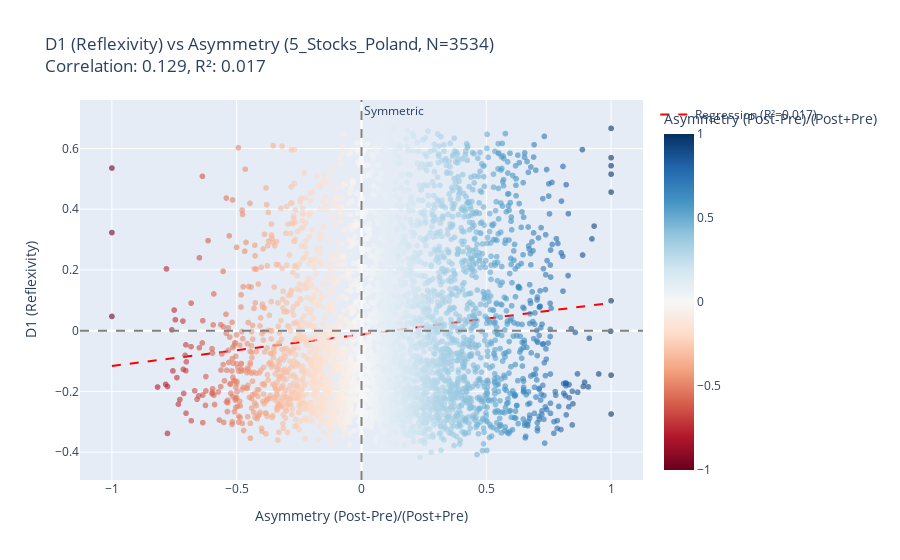
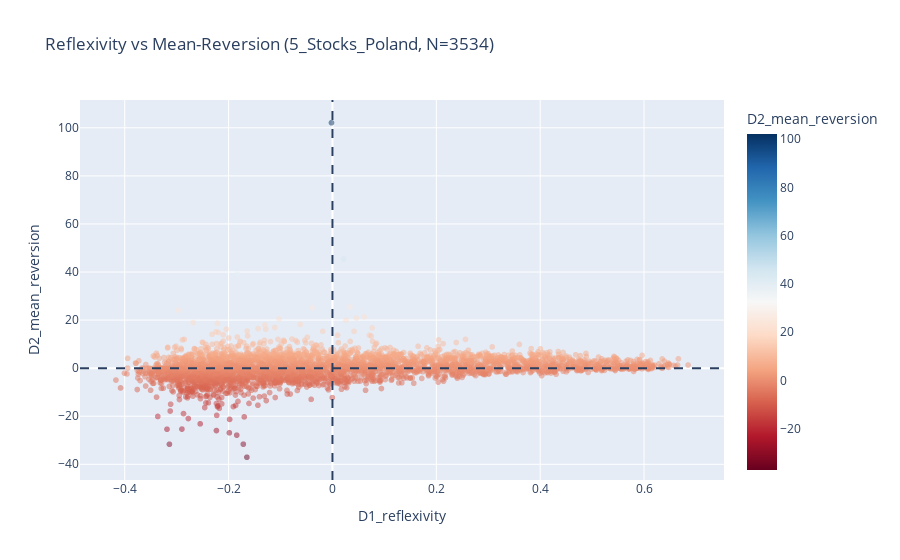
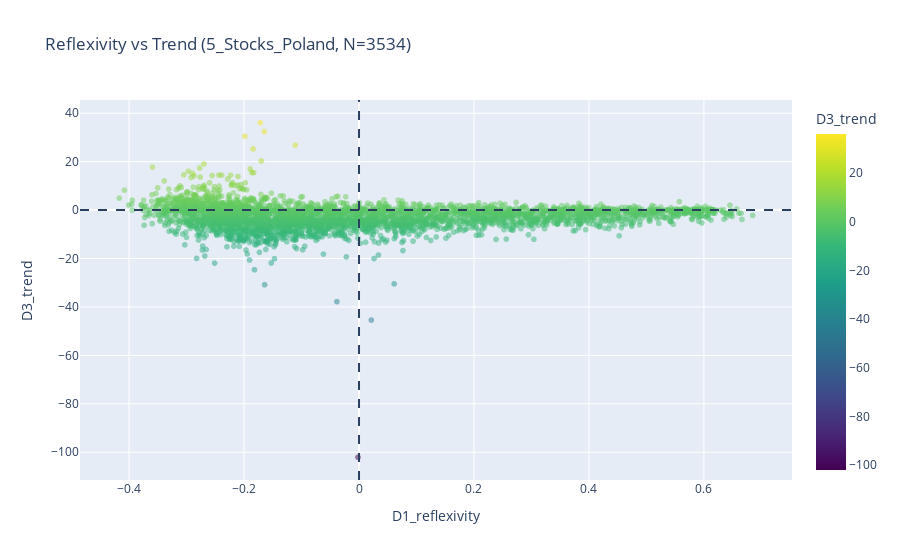
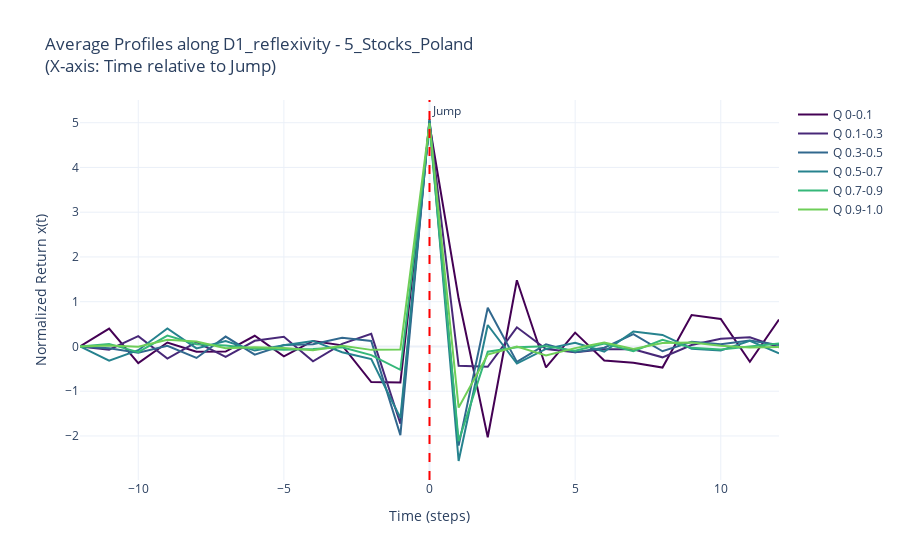

Write notebook code for charts like these, in order.
### Code cell
if __name__ == "__main__":
    main()

### Figure 1 — Plotly figure (JSON) as saved in the notebook; plotly's stock layout.template omitted (floating-point values rounded to 4 significant figures; data arrays with more than 128 entries replaced by an {"elided": "..."} marker saying what was removed)
{"data": [{"customdata": {"elided": "3534x2 str values"}, "hovertemplate": "Asymmetry (Post-Pre)/(Post+Pre)=%{marker.color}<br>D1 (Reflexivity)=%{y}<br>ticker=%{customdata[0]}<br>timestamp=%{customdata[1]}<extra></extra>", "legendgroup": "", "marker": {"color": {"elided": "3534 float values"}, "coloraxis": "coloraxis", "opacity": 0.6, "symbol": "circle"}, "mode": "markers", "name": "", "showlegend": false, "type": "scattergl", "x": {"elided": "3534 float values"}, "xaxis": "x", "y": {"elided": "3534 float values"}, "yaxis": "y"}, {"line": {"color": "red", "dash": "dash", "width": 2}, "mode": "lines", "name": "Regression (R²=0.017)", "type": "scatter", "x": [-1.0, -0.9798, -0.9596, -0.9394, -0.9192, -0.899, -0.8788, -0.8586, -0.8384, -0.8182, -0.798, -0.7778, -0.7576, -0.7374, -0.7172, -0.697, -0.6768, -0.6566, -0.6364, -0.6162, -0.596, -0.5758, -0.5556, -0.5354, -0.5152, -0.4949, -0.4747, -0.4545, -0.4343, -0.4141, -0.3939, -0.3737, -0.3535, -0.3333, -0.3131, -0.2929, -0.2727, -0.2525, -0.2323, -0.2121, -0.1919, -0.1717, -0.1515, -0.1313, -0.1111, -0.09091, -0.07071, -0.05051, -0.0303, -0.0101, 0.0101, 0.0303, 0.05051, 0.07071, 0.09091, 0.1111, 0.1313, 0.1515, 0.1717, 0.1919, 0.2121, 0.2323, 0.2525, 0.2727, 0.2929, 0.3131, 0.3333, 0.3535, 0.3737, 0.3939, 0.4141, 0.4343, 0.4545, 0.4747, 0.4949, 0.5152, 0.5354, 0.5556, 0.5758, 0.596, 0.6162, 0.6364, 0.6566, 0.6768, 0.697, 0.7172, 0.7374, 0.7576, 0.7778, 0.798, 0.8182, 0.8384, 0.8586, 0.8788, 0.899, 0.9192, 0.9394, 0.9596, 0.9798, 1.0], "y": [-0.1163, -0.1142, -0.1121, -0.11, -0.1079, -0.1058, -0.1037, -0.1017, -0.09955, -0.09745, -0.09535, -0.09326, -0.09116, -0.08906, -0.08696, -0.08486, -0.08276, -0.08066, -0.07856, -0.07646, -0.07436, -0.07227, -0.07017, -0.06807, -0.06597, -0.06387, -0.06177, -0.05967, -0.05757, -0.05547, -0.05338, -0.05128, -0.04918, -0.04708, -0.04498, -0.04288, -0.04078, -0.03868, -0.03658, -0.03449, -0.03239, -0.03029, -0.02819, -0.02609, -0.02399, -0.02189, -0.01979, -0.01769, -0.0156, -0.0135, -0.0114, -0.009298, -0.0072, -0.005101, -0.003002, -0.0009028, 0.001196, 0.003295, 0.005394, 0.007493, 0.009592, 0.01169, 0.01379, 0.01589, 0.01799, 0.02009, 0.02219, 0.02428, 0.02638, 0.02848, 0.03058, 0.03268, 0.03478, 0.03688, 0.03898, 0.04108, 0.04317, 0.04527, 0.04737, 0.04947, 0.05157, 0.05367, 0.05577, 0.05787, 0.05997, 0.06206, 0.06416, 0.06626, 0.06836, 0.07046, 0.07256, 0.07466, 0.07676, 0.07886, 0.08096, 0.08305, 0.08515, 0.08725, 0.08935, 0.09145]}], "layout": {"annotations": [{"showarrow": false, "text": "Symmetric", "x": 0, "xanchor": "left", "xref": "x", "y": 1, "yanchor": "top", "yref": "y domain"}], "coloraxis": {"colorbar": {"title": {"text": "Asymmetry (Post-Pre)/(Post+Pre)"}}, "colorscale": [[0, "rgb(103,0,31)"], [0.1, "rgb(178,24,43)"], [0.2, "rgb(214,96,77)"], [0.3, "rgb(244,165,130)"], [0.4, "rgb(253,219,199)"], [0.5, "rgb(247,247,247)"], [0.6, "rgb(209,229,240)"], [0.7, "rgb(146,197,222)"], [0.8, "rgb(67,147,195)"], [0.9, "rgb(33,102,172)"], [1, "rgb(5,48,97)"]]}, "legend": {"tracegroupgap": 0}, "shapes": [{"line": {"color": "gray", "dash": "dash"}, "type": "line", "x0": 0, "x1": 0, "xref": "x", "y0": 0, "y1": 1, "yref": "y domain"}, {"line": {"color": "gray", "dash": "dash"}, "type": "line", "x0": 0, "x1": 1, "xref": "x domain", "y0": 0, "y1": 0, "yref": "y"}], "title": {"text": "D1 (Reflexivity) vs Asymmetry (5_Stocks_Poland, N=3534)<br>Correlation: 0.129, R²: 0.017"}, "xaxis": {"anchor": "y", "domain": [0, 1], "title": {"text": "Asymmetry (Post-Pre)/(Post+Pre)"}}, "yaxis": {"anchor": "x", "domain": [0, 1], "title": {"text": "D1 (Reflexivity)"}}}}

### Figure 2 — Plotly figure (JSON) as saved in the notebook; plotly's stock layout.template omitted (floating-point values rounded to 4 significant figures; data arrays with more than 128 entries replaced by an {"elided": "..."} marker saying what was removed)
{"data": [{"customdata": {"elided": "3534x2 str values"}, "hovertemplate": "D1_reflexivity=%{x}<br>D2_mean_reversion=%{marker.color}<br>ticker=%{customdata[0]}<br>timestamp=%{customdata[1]}<extra></extra>", "legendgroup": "", "marker": {"color": {"elided": "3534 float values"}, "coloraxis": "coloraxis", "opacity": 0.5, "symbol": "circle"}, "mode": "markers", "name": "", "showlegend": false, "type": "scattergl", "x": {"elided": "3534 float values"}, "xaxis": "x", "y": {"elided": "3534 float values"}, "yaxis": "y"}], "layout": {"coloraxis": {"colorbar": {"title": {"text": "D2_mean_reversion"}}, "colorscale": [[0, "rgb(103,0,31)"], [0.1, "rgb(178,24,43)"], [0.2, "rgb(214,96,77)"], [0.3, "rgb(244,165,130)"], [0.4, "rgb(253,219,199)"], [0.5, "rgb(247,247,247)"], [0.6, "rgb(209,229,240)"], [0.7, "rgb(146,197,222)"], [0.8, "rgb(67,147,195)"], [0.9, "rgb(33,102,172)"], [1, "rgb(5,48,97)"]]}, "legend": {"tracegroupgap": 0}, "shapes": [{"line": {"dash": "dash"}, "type": "line", "x0": 0, "x1": 0, "xref": "x", "y0": 0, "y1": 1, "yref": "y domain"}, {"line": {"dash": "dash"}, "type": "line", "x0": 0, "x1": 1, "xref": "x domain", "y0": 0, "y1": 0, "yref": "y"}], "title": {"text": "Reflexivity vs Mean-Reversion (5_Stocks_Poland, N=3534)"}, "xaxis": {"anchor": "y", "domain": [0, 1], "title": {"text": "D1_reflexivity"}}, "yaxis": {"anchor": "x", "domain": [0, 1], "title": {"text": "D2_mean_reversion"}}}}

### Figure 3 — Plotly figure (JSON) as saved in the notebook; plotly's stock layout.template omitted (floating-point values rounded to 4 significant figures; data arrays with more than 128 entries replaced by an {"elided": "..."} marker saying what was removed)
{"data": [{"customdata": {"elided": "3534x2 str values"}, "hovertemplate": "D1_reflexivity=%{x}<br>D3_trend=%{marker.color}<br>ticker=%{customdata[0]}<br>timestamp=%{customdata[1]}<extra></extra>", "legendgroup": "", "marker": {"color": {"elided": "3534 float values"}, "coloraxis": "coloraxis", "opacity": 0.5, "symbol": "circle"}, "mode": "markers", "name": "", "showlegend": false, "type": "scattergl", "x": {"elided": "3534 float values"}, "xaxis": "x", "y": {"elided": "3534 float values"}, "yaxis": "y"}], "layout": {"coloraxis": {"colorbar": {"title": {"text": "D3_trend"}}, "colorscale": [[0, "#440154"], [0.1111, "#482878"], [0.2222, "#3e4989"], [0.3333, "#31688e"], [0.4444, "#26828e"], [0.5556, "#1f9e89"], [0.6667, "#35b779"], [0.7778, "#6ece58"], [0.8889, "#b5de2b"], [1, "#fde725"]]}, "legend": {"tracegroupgap": 0}, "shapes": [{"line": {"dash": "dash"}, "type": "line", "x0": 0, "x1": 0, "xref": "x", "y0": 0, "y1": 1, "yref": "y domain"}, {"line": {"dash": "dash"}, "type": "line", "x0": 0, "x1": 1, "xref": "x domain", "y0": 0, "y1": 0, "yref": "y"}], "title": {"text": "Reflexivity vs Trend (5_Stocks_Poland, N=3534)"}, "xaxis": {"anchor": "y", "domain": [0, 1], "title": {"text": "D1_reflexivity"}}, "yaxis": {"anchor": "x", "domain": [0, 1], "title": {"text": "D3_trend"}}}}

### Figure 4 — Plotly figure (JSON) as saved in the notebook; plotly's stock layout.template omitted (floating-point values rounded to 4 significant figures)
{"data": [{"line": {"color": "#440154", "width": 2}, "mode": "lines", "name": "Q 0-0.1", "type": "scatter", "x": [-12, -11, -10, -9, -8, -7, -6, -5, -4, -3, -2, -1, 0, 1, 2, 3, 4, 5, 6, 7, 8, 9, 10, 11, 12], "y": [0.0, 0.399, -0.3737, 0.08707, -0.1192, -0.114, 0.2391, -0.2203, 0.1226, 0.02475, -0.7954, -0.8065, 4.954, 1.07, -2.03, 1.48, -0.4696, 0.3092, -0.3119, -0.3625, -0.4715, 0.7017, 0.6159, -0.3428, 0.5999]}, {"line": {"color": "#482878", "width": 2}, "mode": "lines", "name": "Q 0.1-0.3", "type": "scatter", "x": [-12, -11, -10, -9, -8, -7, -6, -5, -4, -3, -2, -1, 0, 1, 2, 3, 4, 5, 6, 7, 8, 9, 10, 11, 12], "y": [0.0, -0.07134, 0.2313, -0.2706, 0.09468, -0.2318, 0.1255, 0.2154, -0.3316, 0.05909, 0.2822, -1.728, 5.032, -0.4326, -0.455, 0.4279, -0.05797, -0.1276, -0.06255, -0.06282, -0.243, 0.0314, 0.1704, 0.2048, -0.0184]}, {"line": {"color": "#31688e", "width": 2}, "mode": "lines", "name": "Q 0.3-0.5", "type": "scatter", "x": [-12, -11, -10, -9, -8, -7, -6, -5, -4, -3, -2, -1, 0, 1, 2, 3, 4, 5, 6, 7, 8, 9, 10, 11, 12], "y": [0.0, -0.04152, -0.1386, 0.01479, -0.2572, 0.2206, -0.1816, 0.03024, 0.05105, 0.1933, 0.1229, -1.982, 5.083, -2.217, 0.8653, -0.3463, 0.04706, -0.1271, -0.02944, 0.2746, -0.1072, 0.1046, 0.04791, 0.1354, 0.03427]}, {"line": {"color": "#26828e", "width": 2}, "mode": "lines", "name": "Q 0.5-0.7", "type": "scatter", "x": [-12, -11, -10, -9, -8, -7, -6, -5, -4, -3, -2, -1, 0, 1, 2, 3, 4, 5, 6, 7, 8, 9, 10, 11, 12], "y": [0.0, -0.3154, -0.08395, 0.4026, -0.04241, 0.1218, -0.09224, 0.02475, 0.1237, -0.1299, -0.2835, -1.599, 5.05, -2.56, 0.4798, -0.3828, -0.05531, 0.08108, -0.1141, 0.3345, 0.2583, -0.05035, -0.09157, 0.1281, -0.1564]}, {"line": {"color": "#35b779", "width": 2}, "mode": "lines", "name": "Q 0.7-0.9", "type": "scatter", "x": [-12, -11, -10, -9, -8, -7, -6, -5, -4, -3, -2, -1, 0, 1, 2, 3, 4, 5, 6, 7, 8, 9, 10, 11, 12], "y": [0.0, 0.05682, -0.1263, 0.2446, 0.048, 0.02105, -0.0479, -0.07309, -0.0593, -0.01599, -0.1929, -0.5222, 4.917, -2.115, -0.1176, -0.01605, 0.007039, -0.09626, 0.06448, -0.1047, 0.1496, -0.03123, -0.06804, -0.007946, 0.06864]}, {"line": {"color": "#6ece58", "width": 2}, "mode": "lines", "name": "Q 0.9-1.0", "type": "scatter", "x": [-12, -11, -10, -9, -8, -7, -6, -5, -4, -3, -2, -1, 0, 1, 2, 3, 4, 5, 6, 7, 8, 9, 10, 11, 12], "y": [0.0, 0.02179, -0.007975, 0.1498, 0.1115, -0.03803, -0.01845, -0.0355, -0.08696, 0.01593, -0.07639, -0.06603, 4.99, -1.365, -0.1796, -0.004453, -0.2037, -0.03772, 0.08527, -0.05788, 0.0792, 0.09026, 0.01557, -0.02284, -0.01035]}], "layout": {"annotations": [{"showarrow": false, "text": "Jump", "x": 0, "xanchor": "left", "xref": "x", "y": 1, "yanchor": "top", "yref": "y domain"}], "hovermode": "x unified", "shapes": [{"line": {"color": "red", "dash": "dash"}, "type": "line", "x0": 0, "x1": 0, "xref": "x", "y0": 0, "y1": 1, "yref": "y domain"}], "title": {"text": "Average Profiles along D1_reflexivity - 5_Stocks_Poland<br>(X-axis: Time relative to Jump)"}, "xaxis": {"title": {"text": "Time (steps)"}}, "yaxis": {"title": {"text": "Normalized Return x(t)"}}}}
